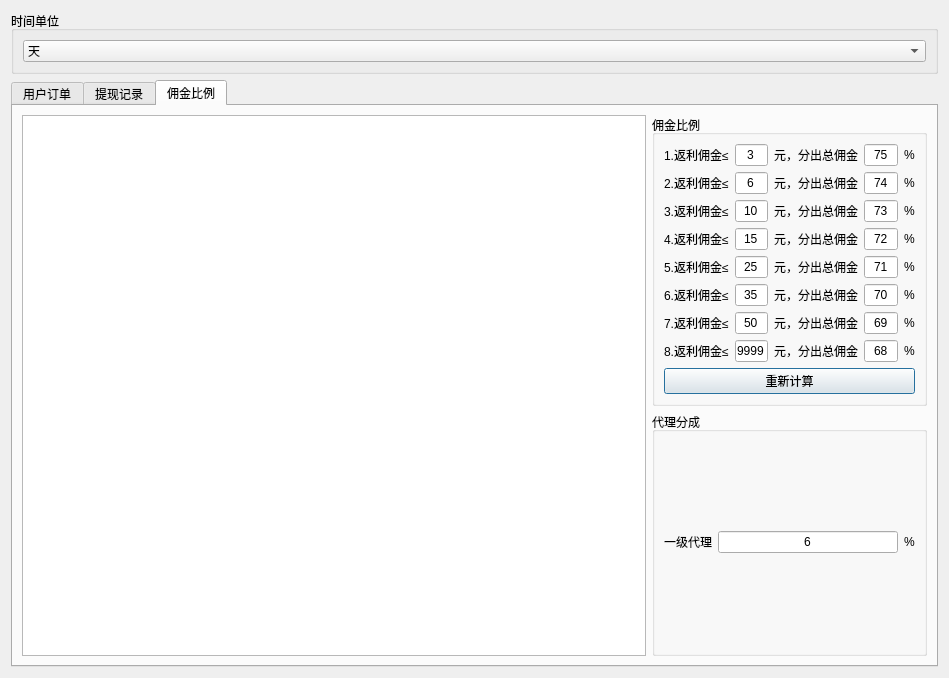
<?xml version="1.0" encoding="UTF-8"?>
<ui version="4.0">
 <class>Dialog</class>
 <widget class="QDialog" name="Dialog">
  <property name="geometry">
   <rect>
    <x>0</x>
    <y>0</y>
    <width>949</width>
    <height>678</height>
   </rect>
  </property>
  <property name="windowTitle">
   <string>Dialog</string>
  </property>
  <layout class="QGridLayout" name="gridLayout_18">
   <item row="0" column="0">
    <widget class="QGroupBox" name="groupBox_3">
     <property name="title">
      <string>时间单位</string>
     </property>
     <layout class="QGridLayout" name="gridLayout_4">
      <item row="0" column="0">
       <widget class="QComboBox" name="comboBox_Order_TimeUnit">
        <property name="currentIndex">
         <number>1</number>
        </property>
        <item>
         <property name="text">
          <string>小时</string>
         </property>
        </item>
        <item>
         <property name="text">
          <string>天</string>
         </property>
        </item>
        <item>
         <property name="text">
          <string>周</string>
         </property>
        </item>
        <item>
         <property name="text">
          <string>月</string>
         </property>
        </item>
       </widget>
      </item>
     </layout>
    </widget>
   </item>
   <item row="1" column="0">
    <widget class="QTabWidget" name="tabWidget">
     <property name="currentIndex">
      <number>2</number>
     </property>
     <widget class="QWidget" name="tab">
      <attribute name="title">
       <string>用户订单</string>
      </attribute>
      <layout class="QGridLayout" name="gridLayout_5">
       <item row="0" column="1">
        <widget class="QGroupBox" name="groupBox">
         <property name="title">
          <string>订单平台</string>
         </property>
         <layout class="QGridLayout" name="gridLayout">
          <item row="2" column="0">
           <widget class="QCheckBox" name="checkBox_Orders_Teerace_jd">
            <property name="text">
             <string>京东</string>
            </property>
            <property name="checked">
             <bool>true</bool>
            </property>
           </widget>
          </item>
          <item row="3" column="0">
           <widget class="QCheckBox" name="checkBox_Orders_Teerace_pdd">
            <property name="text">
             <string>拼多多</string>
            </property>
            <property name="checked">
             <bool>true</bool>
            </property>
           </widget>
          </item>
          <item row="1" column="0">
           <widget class="QCheckBox" name="checkBox_Orders_Teerace_tb">
            <property name="text">
             <string>淘宝</string>
            </property>
            <property name="checked">
             <bool>true</bool>
            </property>
           </widget>
          </item>
         </layout>
        </widget>
       </item>
       <item row="1" column="1">
        <widget class="QGroupBox" name="groupBox_2">
         <property name="title">
          <string>订单类型</string>
         </property>
         <layout class="QGridLayout" name="gridLayout_3">
          <item row="0" column="0">
           <widget class="QCheckBox" name="checkBox_Orders_Type_wait">
            <property name="text">
             <string>等待收货</string>
            </property>
            <property name="checked">
             <bool>true</bool>
            </property>
           </widget>
          </item>
          <item row="1" column="0">
           <widget class="QCheckBox" name="checkBox_Orders_Type_succe">
            <property name="text">
             <string>交易成功</string>
            </property>
           </widget>
          </item>
         </layout>
        </widget>
       </item>
       <item row="0" column="0" rowspan="2">
        <widget class="QTableView" name="tableView_Order"/>
       </item>
      </layout>
     </widget>
     <widget class="QWidget" name="tab_3">
      <attribute name="title">
       <string>提现记录</string>
      </attribute>
      <layout class="QGridLayout" name="gridLayout_9">
       <item row="0" column="0">
        <widget class="QTableView" name="tableView_tixian"/>
       </item>
      </layout>
     </widget>
     <widget class="QWidget" name="tab_2">
      <attribute name="title">
       <string>佣金比例</string>
      </attribute>
      <layout class="QGridLayout" name="gridLayout_15">
       <item row="0" column="0" rowspan="2">
        <widget class="QTableView" name="tableView_yongjing"/>
       </item>
       <item row="0" column="1">
        <widget class="QGroupBox" name="groupBox_4">
         <property name="maximumSize">
          <size>
           <width>275</width>
           <height>99999</height>
          </size>
         </property>
         <property name="title">
          <string>佣金比例</string>
         </property>
         <layout class="QGridLayout" name="gridLayout_2">
          <item row="0" column="0">
           <layout class="QGridLayout" name="gridLayout_6">
            <item row="0" column="0">
             <widget class="QLabel" name="label">
              <property name="text">
               <string>1.返利佣金≤</string>
              </property>
             </widget>
            </item>
            <item row="0" column="1">
             <widget class="QLineEdit" name="lineEdit_yj_1">
              <property name="text">
               <string>3</string>
              </property>
              <property name="alignment">
               <set>Qt::AlignCenter</set>
              </property>
             </widget>
            </item>
            <item row="0" column="2">
             <widget class="QLabel" name="label_9">
              <property name="text">
               <string>元，分出总佣金</string>
              </property>
             </widget>
            </item>
            <item row="0" column="3">
             <widget class="QLineEdit" name="lineEdit_bl_1">
              <property name="text">
               <string>75</string>
              </property>
              <property name="alignment">
               <set>Qt::AlignCenter</set>
              </property>
             </widget>
            </item>
            <item row="0" column="4">
             <widget class="QLabel" name="label_17">
              <property name="text">
               <string>%</string>
              </property>
             </widget>
            </item>
           </layout>
          </item>
          <item row="1" column="0">
           <layout class="QGridLayout" name="gridLayout_7">
            <item row="0" column="0">
             <widget class="QLabel" name="label_2">
              <property name="text">
               <string>2.返利佣金≤</string>
              </property>
             </widget>
            </item>
            <item row="0" column="1">
             <widget class="QLineEdit" name="lineEdit_yj_2">
              <property name="text">
               <string>6</string>
              </property>
              <property name="alignment">
               <set>Qt::AlignCenter</set>
              </property>
             </widget>
            </item>
            <item row="0" column="2">
             <widget class="QLabel" name="label_10">
              <property name="text">
               <string>元，分出总佣金</string>
              </property>
             </widget>
            </item>
            <item row="0" column="3">
             <widget class="QLineEdit" name="lineEdit_bl_2">
              <property name="text">
               <string>74</string>
              </property>
              <property name="alignment">
               <set>Qt::AlignCenter</set>
              </property>
             </widget>
            </item>
            <item row="0" column="4">
             <widget class="QLabel" name="label_18">
              <property name="text">
               <string>%</string>
              </property>
             </widget>
            </item>
           </layout>
          </item>
          <item row="2" column="0">
           <layout class="QGridLayout" name="gridLayout_8">
            <item row="0" column="0">
             <widget class="QLabel" name="label_3">
              <property name="text">
               <string>3.返利佣金≤</string>
              </property>
             </widget>
            </item>
            <item row="0" column="1">
             <widget class="QLineEdit" name="lineEdit_yj_3">
              <property name="text">
               <string>10</string>
              </property>
              <property name="alignment">
               <set>Qt::AlignCenter</set>
              </property>
             </widget>
            </item>
            <item row="0" column="2">
             <widget class="QLabel" name="label_11">
              <property name="text">
               <string>元，分出总佣金</string>
              </property>
             </widget>
            </item>
            <item row="0" column="3">
             <widget class="QLineEdit" name="lineEdit_bl_3">
              <property name="text">
               <string>73</string>
              </property>
              <property name="alignment">
               <set>Qt::AlignCenter</set>
              </property>
             </widget>
            </item>
            <item row="0" column="4">
             <widget class="QLabel" name="label_19">
              <property name="text">
               <string>%</string>
              </property>
             </widget>
            </item>
           </layout>
          </item>
          <item row="3" column="0">
           <layout class="QGridLayout" name="gridLayout_10">
            <item row="0" column="0">
             <widget class="QLabel" name="label_4">
              <property name="text">
               <string>4.返利佣金≤</string>
              </property>
             </widget>
            </item>
            <item row="0" column="1">
             <widget class="QLineEdit" name="lineEdit_yj_4">
              <property name="text">
               <string>15</string>
              </property>
              <property name="alignment">
               <set>Qt::AlignCenter</set>
              </property>
             </widget>
            </item>
            <item row="0" column="2">
             <widget class="QLabel" name="label_12">
              <property name="text">
               <string>元，分出总佣金</string>
              </property>
             </widget>
            </item>
            <item row="0" column="3">
             <widget class="QLineEdit" name="lineEdit_bl_4">
              <property name="text">
               <string>72</string>
              </property>
              <property name="alignment">
               <set>Qt::AlignCenter</set>
              </property>
             </widget>
            </item>
            <item row="0" column="4">
             <widget class="QLabel" name="label_20">
              <property name="text">
               <string>%</string>
              </property>
             </widget>
            </item>
           </layout>
          </item>
          <item row="4" column="0">
           <layout class="QGridLayout" name="gridLayout_11">
            <item row="0" column="0">
             <widget class="QLabel" name="label_5">
              <property name="text">
               <string>5.返利佣金≤</string>
              </property>
             </widget>
            </item>
            <item row="0" column="1">
             <widget class="QLineEdit" name="lineEdit_yj_5">
              <property name="text">
               <string>25</string>
              </property>
              <property name="alignment">
               <set>Qt::AlignCenter</set>
              </property>
             </widget>
            </item>
            <item row="0" column="2">
             <widget class="QLabel" name="label_13">
              <property name="text">
               <string>元，分出总佣金</string>
              </property>
             </widget>
            </item>
            <item row="0" column="3">
             <widget class="QLineEdit" name="lineEdit_bl_5">
              <property name="text">
               <string>71</string>
              </property>
              <property name="alignment">
               <set>Qt::AlignCenter</set>
              </property>
             </widget>
            </item>
            <item row="0" column="4">
             <widget class="QLabel" name="label_21">
              <property name="text">
               <string>%</string>
              </property>
             </widget>
            </item>
           </layout>
          </item>
          <item row="5" column="0">
           <layout class="QGridLayout" name="gridLayout_12">
            <item row="0" column="0">
             <widget class="QLabel" name="label_6">
              <property name="text">
               <string>6.返利佣金≤</string>
              </property>
             </widget>
            </item>
            <item row="0" column="1">
             <widget class="QLineEdit" name="lineEdit_yj_6">
              <property name="text">
               <string>35</string>
              </property>
              <property name="alignment">
               <set>Qt::AlignCenter</set>
              </property>
             </widget>
            </item>
            <item row="0" column="2">
             <widget class="QLabel" name="label_14">
              <property name="text">
               <string>元，分出总佣金</string>
              </property>
             </widget>
            </item>
            <item row="0" column="3">
             <widget class="QLineEdit" name="lineEdit_bl_6">
              <property name="text">
               <string>70</string>
              </property>
              <property name="alignment">
               <set>Qt::AlignCenter</set>
              </property>
             </widget>
            </item>
            <item row="0" column="4">
             <widget class="QLabel" name="label_22">
              <property name="text">
               <string>%</string>
              </property>
             </widget>
            </item>
           </layout>
          </item>
          <item row="6" column="0">
           <layout class="QGridLayout" name="gridLayout_13">
            <item row="0" column="0">
             <widget class="QLabel" name="label_7">
              <property name="text">
               <string>7.返利佣金≤</string>
              </property>
             </widget>
            </item>
            <item row="0" column="1">
             <widget class="QLineEdit" name="lineEdit_yj_7">
              <property name="text">
               <string>50</string>
              </property>
              <property name="alignment">
               <set>Qt::AlignCenter</set>
              </property>
             </widget>
            </item>
            <item row="0" column="2">
             <widget class="QLabel" name="label_15">
              <property name="text">
               <string>元，分出总佣金</string>
              </property>
             </widget>
            </item>
            <item row="0" column="3">
             <widget class="QLineEdit" name="lineEdit_bl_7">
              <property name="text">
               <string>69</string>
              </property>
              <property name="alignment">
               <set>Qt::AlignCenter</set>
              </property>
             </widget>
            </item>
            <item row="0" column="4">
             <widget class="QLabel" name="label_23">
              <property name="text">
               <string>%</string>
              </property>
             </widget>
            </item>
           </layout>
          </item>
          <item row="7" column="0">
           <layout class="QGridLayout" name="gridLayout_14">
            <item row="0" column="0">
             <widget class="QLabel" name="label_8">
              <property name="text">
               <string>8.返利佣金≤</string>
              </property>
             </widget>
            </item>
            <item row="0" column="1">
             <widget class="QLineEdit" name="lineEdit_yj_8">
              <property name="text">
               <string>9999</string>
              </property>
              <property name="alignment">
               <set>Qt::AlignCenter</set>
              </property>
             </widget>
            </item>
            <item row="0" column="2">
             <widget class="QLabel" name="label_16">
              <property name="text">
               <string>元，分出总佣金</string>
              </property>
             </widget>
            </item>
            <item row="0" column="3">
             <widget class="QLineEdit" name="lineEdit_bl_8">
              <property name="text">
               <string>68</string>
              </property>
              <property name="alignment">
               <set>Qt::AlignCenter</set>
              </property>
             </widget>
            </item>
            <item row="0" column="4">
             <widget class="QLabel" name="label_24">
              <property name="text">
               <string>%</string>
              </property>
             </widget>
            </item>
           </layout>
          </item>
          <item row="8" column="0">
           <widget class="QPushButton" name="pushButton_calculate">
            <property name="text">
             <string>重新计算</string>
            </property>
           </widget>
          </item>
         </layout>
        </widget>
       </item>
       <item row="1" column="1">
        <widget class="QGroupBox" name="groupBox_5">
         <property name="maximumSize">
          <size>
           <width>275</width>
           <height>16777215</height>
          </size>
         </property>
         <property name="title">
          <string>代理分成</string>
         </property>
         <layout class="QGridLayout" name="gridLayout_17">
          <item row="0" column="0">
           <layout class="QGridLayout" name="gridLayout_16">
            <item row="0" column="0">
             <widget class="QLabel" name="label_25">
              <property name="text">
               <string>一级代理</string>
              </property>
             </widget>
            </item>
            <item row="0" column="1">
             <widget class="QLineEdit" name="lineEdit_bl_9">
              <property name="text">
               <string>6</string>
              </property>
              <property name="alignment">
               <set>Qt::AlignCenter</set>
              </property>
             </widget>
            </item>
            <item row="0" column="2">
             <widget class="QLabel" name="label_26">
              <property name="text">
               <string>%</string>
              </property>
             </widget>
            </item>
           </layout>
          </item>
         </layout>
        </widget>
       </item>
      </layout>
     </widget>
    </widget>
   </item>
  </layout>
 </widget>
 <resources/>
 <connections/>
</ui>
